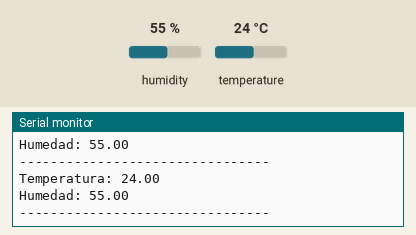
Recording of a sketch running on a simulated Arduino Uno, built with avr-gcc and run on an emulated ATmega328P. On the bench: the last lines printed to the serial monitor. Inputs (shaded band) come from the test bench; at power-on: humidity 55 %, temperature 24 °C.

Above: at 2.8 s.
2.9 s: humidity set to 22 %
At 5.3 s:
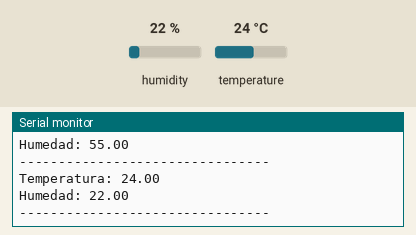
5.6 s: temperature set to 12 °C
At 6.6 s:
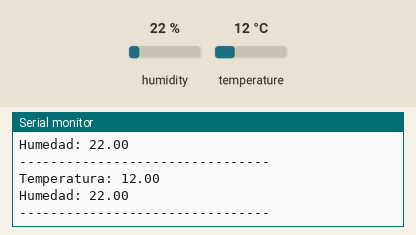
8.3 s: humidity set to 40 %
At 10.6 s:
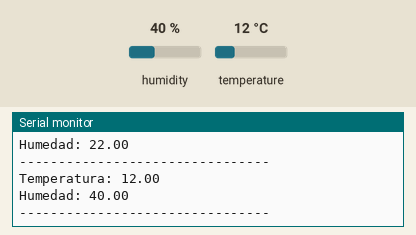
Timing chart, 0 to 12.1 s (numbered marks = the images above; inputs shaded):
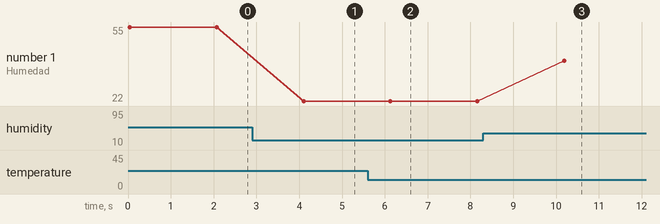

The sketch:

Guion-8.2.ino
```cpp
#include <DHT11.h> // Libreria externa
int pin_sensor = 8;

DHT11 dht11(pin_sensor);

void setup(){
   Serial.begin(9600);
}

void loop(){
    float temperatura, humedad;
    int codigoSalida = dht11.read(humedad, temperatura);

    if( codigoSalida == 0) { // Tiene que retornar 0,
           Serial.println("Temperatura: "+String(temperatura));
           Serial.println("Humedad: "+String(humedad));
           Serial.println("--------------------------------");
    } else {
        // No retorna 0 hay un error
        Serial.println("Error:"+String(codigoSalida));
     }

    delay(2000); // Actualizar cada dos segundos
}
```

Measured:
- after the input at 2.9 s, the serial monitor: prints a new line after 1.2 s (image 1)
- after the input at 5.6 s, the serial monitor: prints a new line after 0.51 s (image 2)
- after the input at 8.3 s, the serial monitor: prints a new line after 1.9 s (image 3)
- plotted number 1: 55 → 22 after the input at 2.9 s, 22 → 40 after the input at 8.3 s
